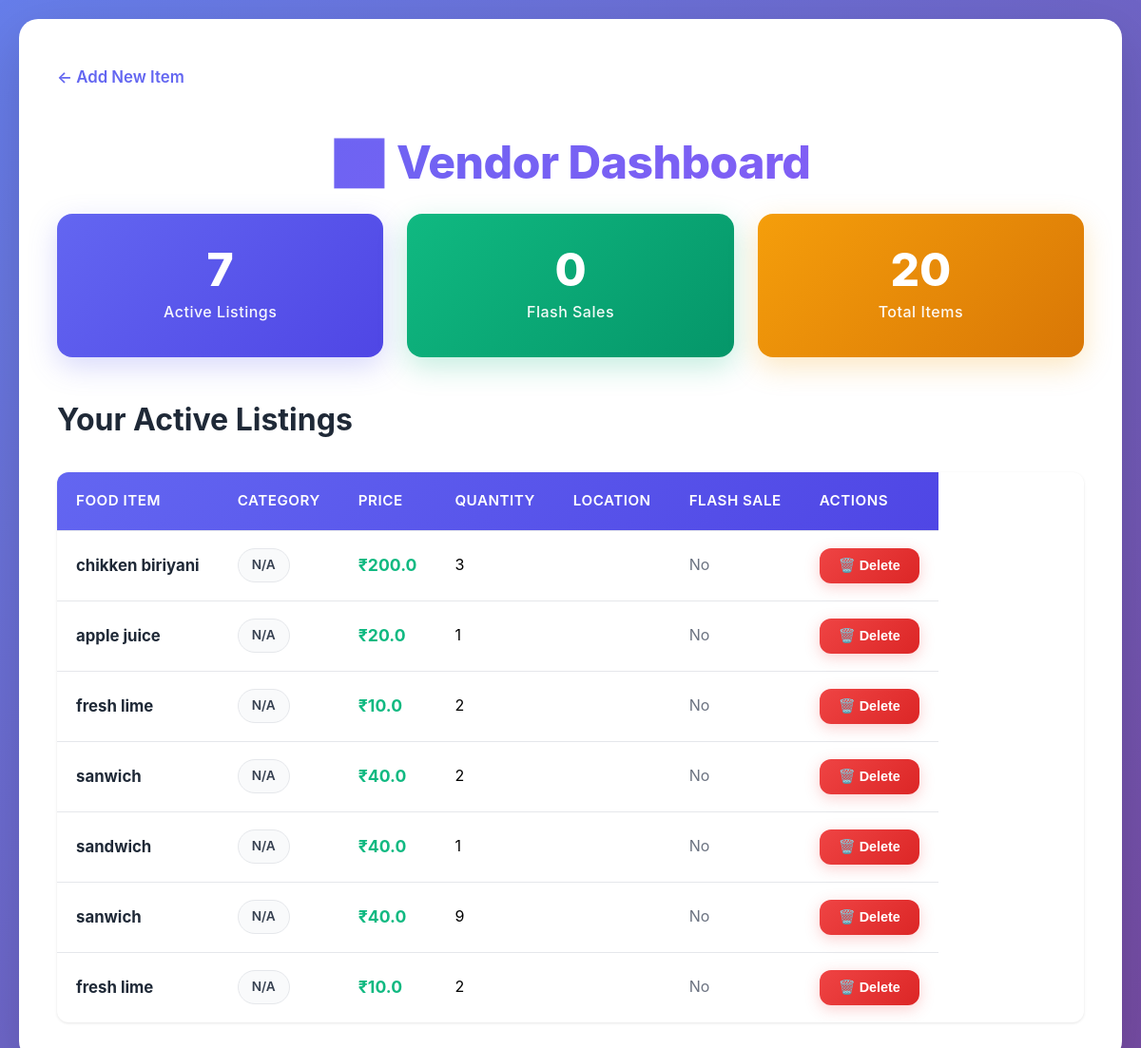
The app's page /vendor/dashboard, older data.
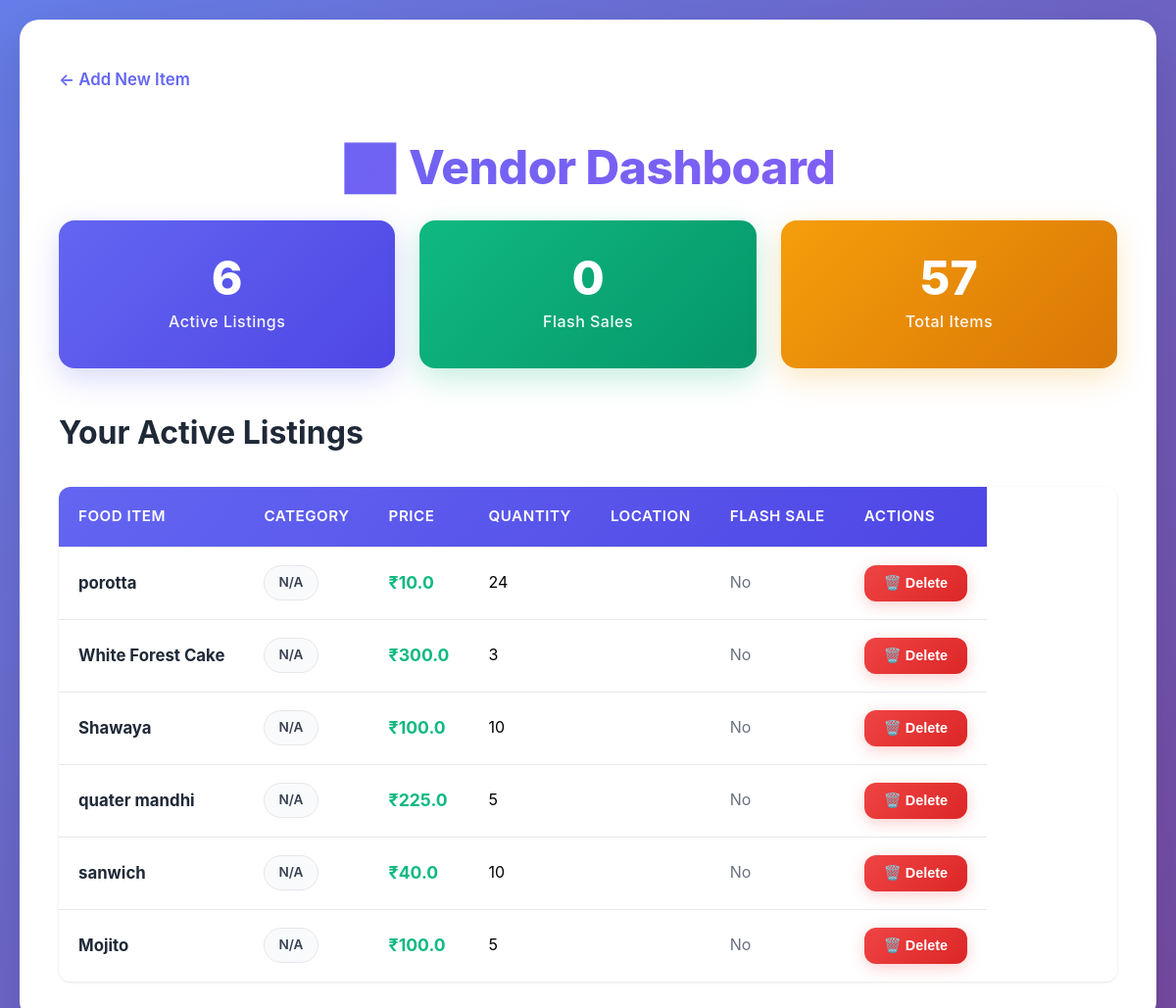
The same page, newer data.
### tables this page shows
CREATE TABLE food (
                id INTEGER PRIMARY KEY AUTOINCREMENT,
                restaurant_id INTEGER,
                name TEXT NOT NULL,
                discounted_price REAL NOT NULL,
                quantity INTEGER DEFAULT 1,
                status TEXT NOT NULL DEFAULT 'available',
                created_at TIMESTAMP DEFAULT CURRENT_TIMESTAMP,
                FOREIGN KEY(restaurant_id) REFERENCES restaurants(id)
            );

### Mini Project/app.py (the view)
@app.route('/vendor/dashboard')
def vendor_dashboard():
    conn = get_db_connection()
    food_items = conn.execute(
        "SELECT * FROM food WHERE status='available' ORDER BY created_at DESC"
    ).fetchall()
    conn.close()
    return render_template('vendor_dashboard.html', food_items=food_items)

### Mini Project/app.py (called while the page is built)
def get_db_connection():
    db_path = os.path.join(os.path.dirname(__file__), 'database.db')
    conn = sqlite3.connect(db_path)
    conn.row_factory = sqlite3.Row
    return conn

### Mini Project/templates/vendor_dashboard.html (shortened to what this page needs)
<!DOCTYPE html>
<html lang="en">
<head>
    <link rel="stylesheet" href="{{ url_for('static', filename='css/style.css') }}">
    <link rel="stylesheet" href="{{ url_for('static', filename='css/vendor_dashboard.css') }}">
</head>
<body>
    <div class="container">
        <a href="/vendor" class="back-link">← Add New Item</a>
        <h1>📊 Vendor Dashboard</h1>
        <div class="stats-grid">
            <div class="stat-card">
                <div class="stat-value">{{ food_items|length }}</div>
                <div class="stat-label">Active Listings</div>
            </div>
            <div class="stat-card stat-card-green">
                <div class="stat-value">
                    {% set flash_count = food_items|selectattr('flash_sale', 'equalto', 1)|list|length %}
                    {{ flash_count }}
                </div>
                <div class="stat-label">Flash Sales</div>
            </div>
            <div class="stat-card stat-card-orange">
                <div class="stat-value">
                    {% set total_items = food_items|sum(attribute='quantity') %}
                    {{ total_items }}
                </div>
                <div class="stat-label">Total Items</div>
            </div>
        </div>
        <h2>Your Active Listings</h2>
        {% if food_items|length == 0 %}
        <div class="empty-state">
            <p class="empty-state-text">No active listings yet</p>
            <a href="/vendor" class="btn btn-empty-state">
                Add Your First Item
            </a>
        </div>
        {% else %}
        <table class="dashboard-table">
            <thead>
                <tr>
                    <th>Food Item</th>
                    <th>Category</th>
                    <th>Price</th>
                    <th>Quantity</th>
                    <th>Location</th>
                    <th>Flash Sale</th>
                    <th>Actions</th>
                </tr>
            </thead>
            <tbody>
                {% for item in food_items %}
                <tr>
                    <td>
                        <strong>{{ item['name'] }}</strong>
                    </td>
                    <td>
                        <span class="category-badge">{{ item['category'] or 'N/A' }}</span>
                    </td>
                    <td>
                        <span class="discounted-price">₹{{ item['discounted_price'] }}</span>
                    </td>
                    <td>{{ item['quantity'] }}</td>
                    <td>{{ item['location'] }}</td>
                    <td>
                        {% if item['flash_sale'] == 1 %}
                        <span class="flash-sale-yes">⚡ Yes</span>
                        {% else %}
                        <span class="flash-sale-no">No</span>
                        {% endif %}
                    </td>
                    <td>
                        <form method="POST" action="/vendor/delete/{{ item['id'] }}" class="delete-form">
                            <button type="submit" class="btn btn-danger btn-small"
                                    onclick="return confirm('Are you sure you want to delete this item?')">
                                🗑️ Delete
                            </button>
                        </form>
                    </td>
                </tr>
                {% endfor %}
            </tbody>
        </table>
        {% endif %}
    </div>
</body>
</html>

### Mini Project/static/css/style.css (style rules this page uses)
* { margin: 0; padding: 0; box-sizing: border-box; }
:root { --primary: #6366f1; --primary-dark: #4f46e5; --secondary: #8b5cf6; --success: #10b981; --danger: #ef4444; --warning: #f59e0b; --dark: #1f2937; --light-gray: #f9fafb; --border: #e5e7eb; --text: #374151; --text-light: #6b7280; }
body { font-family: 'Inter', -apple-system, BlinkMacSystemFont, 'Segoe UI', 'Roboto', sans-serif; background: linear-gradient(135deg, #667eea 0%, #764ba2 100%); min-height: 100vh; padding: 20px; line-height: 1.6; }
.container { max-width: 1400px; margin: 0 auto; padding: 40px; background: white; border-radius: 20px; box-shadow: 0 20px 60px rgba(0,0,0,0.15); }
h1, h2, h3 { color: var(--dark); margin-bottom: 20px; font-weight: 700; }
h1 { font-size: 3em; font-weight: 800; text-align: center; background: linear-gradient(135deg, var(--primary) 0%, var(--secondary) 100%); -webkit-background-clip: text; -webkit-text-fill-color: transparent; background-clip: text; margin-bottom: 15px; letter-spacing: -0.5px; }
h2 { font-size: 2em; color: var(--dark); }
form { margin: 30px 0; }
button, .btn { padding: 14px 32px; background: linear-gradient(135deg, var(--success) 0%, #059669 100%); color: white; border: none; border-radius: 12px; cursor: pointer; font-size: 1.05em; font-weight: 600; transition: all 0.3s cubic-bezier(0.4, 0, 0.2, 1); box-shadow: 0 4px 15px rgba(16, 185, 129, 0.25); display: inline-block; text-decoration: none; }
.btn-danger { background: linear-gradient(135deg, var(--danger) 0%, #dc2626 100%); box-shadow: 0 4px 15px rgba(239, 68, 68, 0.25); }
.btn-small { padding: 10px 20px; font-size: 0.9em; }
.back-link { display: inline-flex; align-items: center; text-decoration: none; color: var(--primary); font-weight: 600; margin-bottom: 30px; transition: all 0.3s ease; padding: 8px 0; }
.stats-grid { display: grid; grid-template-columns: repeat(auto-fit, minmax(250px, 1fr)); gap: 25px; margin-bottom: 40px; }
.stat-card { background: linear-gradient(135deg, var(--primary) 0%, var(--primary-dark) 100%); color: white; padding: 35px; border-radius: 16px; text-align: center; box-shadow: 0 10px 30px rgba(99, 102, 241, 0.25); transition: transform 0.3s ease; }
.stat-card-green { background: linear-gradient(135deg, var(--success) 0%, #059669 100%); box-shadow: 0 10px 30px rgba(16, 185, 129, 0.25); }
.stat-card-orange { background: linear-gradient(135deg, var(--warning) 0%, #d97706 100%); box-shadow: 0 10px 30px rgba(245, 158, 11, 0.25); }
.stat-value { font-size: 3em; font-weight: 800; margin-bottom: 8px; line-height: 1; }
.stat-label { font-size: 1em; opacity: 0.95; font-weight: 500; letter-spacing: 0.5px; }
.dashboard-table { width: 100%; border-collapse: separate; border-spacing: 0; margin-top: 25px; background: white; border-radius: 12px; overflow: hidden; box-shadow: 0 1px 3px rgba(0,0,0,0.1); }
.dashboard-table th, .dashboard-table td { padding: 18px 20px; text-align: left; border-bottom: 1px solid var(--border); }
.dashboard-table thead tr { background: linear-gradient(135deg, var(--primary) 0%, var(--primary-dark) 100%); }
.dashboard-table th { color: white; font-weight: 600; font-size: 0.95em; letter-spacing: 0.5px; text-transform: uppercase; }
.dashboard-table tbody tr { transition: all 0.2s ease; }
.dashboard-table tbody tr:last-child td { border-bottom: none; }
.discounted-price { color: var(--success); font-weight: 700; font-size: 1.1em; }
.flash-sale-no { color: var(--text-light); }
.delete-form { display: inline; }
.category-badge { display: inline-block; padding: 6px 14px; background: var(--light-gray); color: var(--text); border-radius: 20px; font-size: 0.85em; font-weight: 600; border: 1px solid var(--border); }

Row changes from the older to the newer data that the page shows:
removed food: name "chikken biriyani", item "N/A", discounted_price "200.0", quantity "3"
removed food: name "apple juice", item "N/A", discounted_price "20.0", quantity "1"
removed food: name "fresh lime", item "N/A", discounted_price "10.0", quantity "2"
removed food: name "sanwich", item "N/A", discounted_price "40.0", quantity "2"
removed food: name "sandwich", item "N/A", discounted_price "40.0", quantity "1"
removed food: name "sanwich", item "N/A", discounted_price "40.0", quantity "9"
removed food: name "fresh lime", item "N/A", discounted_price "10.0", quantity "2"
added food: name "porotta", item "N/A", discounted_price "10.0", quantity "24"
added food: name "White Forest Cake", item "N/A", discounted_price "300.0", quantity "3"
added food: name "Shawaya", item "N/A", discounted_price "100.0", quantity "10"
added food: name "quater mandhi", item "N/A", discounted_price "225.0", quantity "5"
now on this page (row edited): food: name "sanwich", item "N/A", discounted_price "40.0", quantity "10"
added food: name "Mojito", item "N/A", discounted_price "100.0", quantity "5"
Text that changed along with them:
{{ food_items|length }}: "7" → "6"
{{ total_items }}: "20" → "57"
